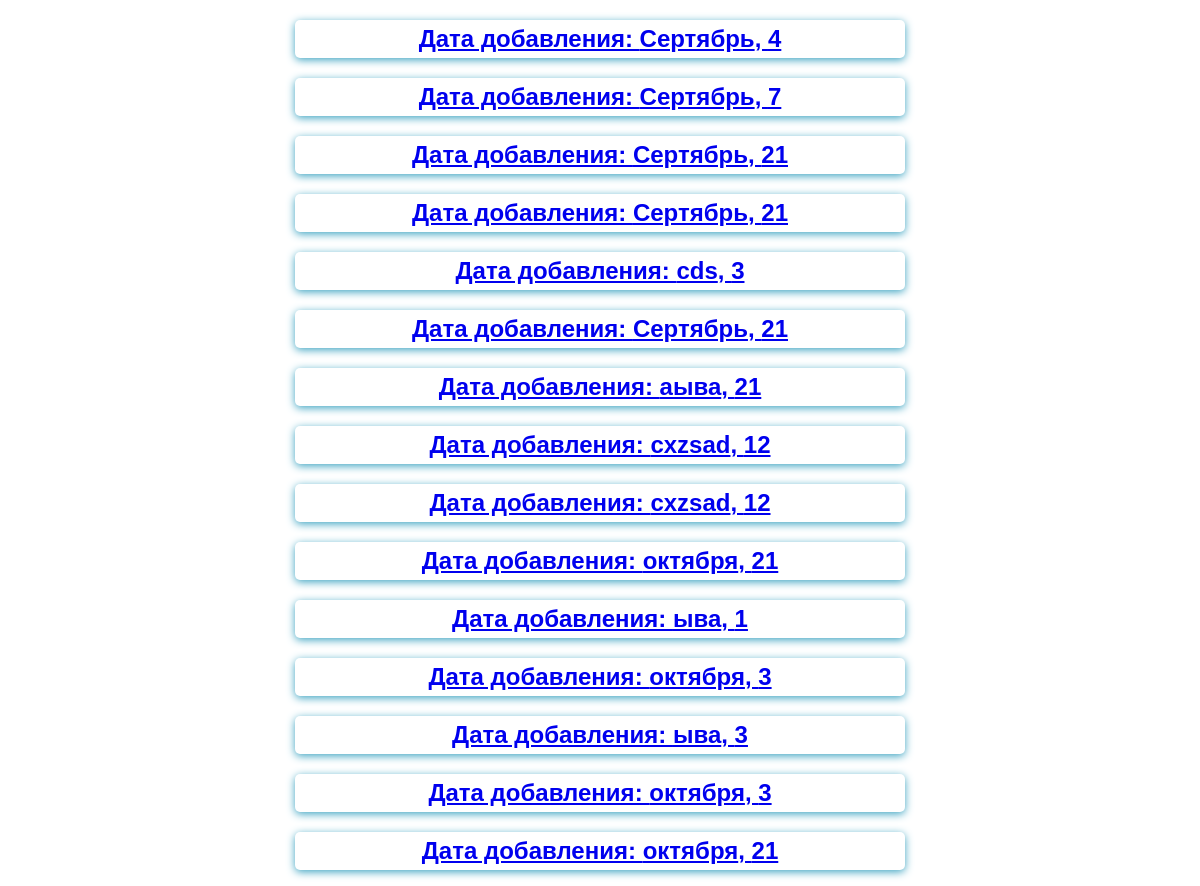
The app's page /sizes-db/, older data.
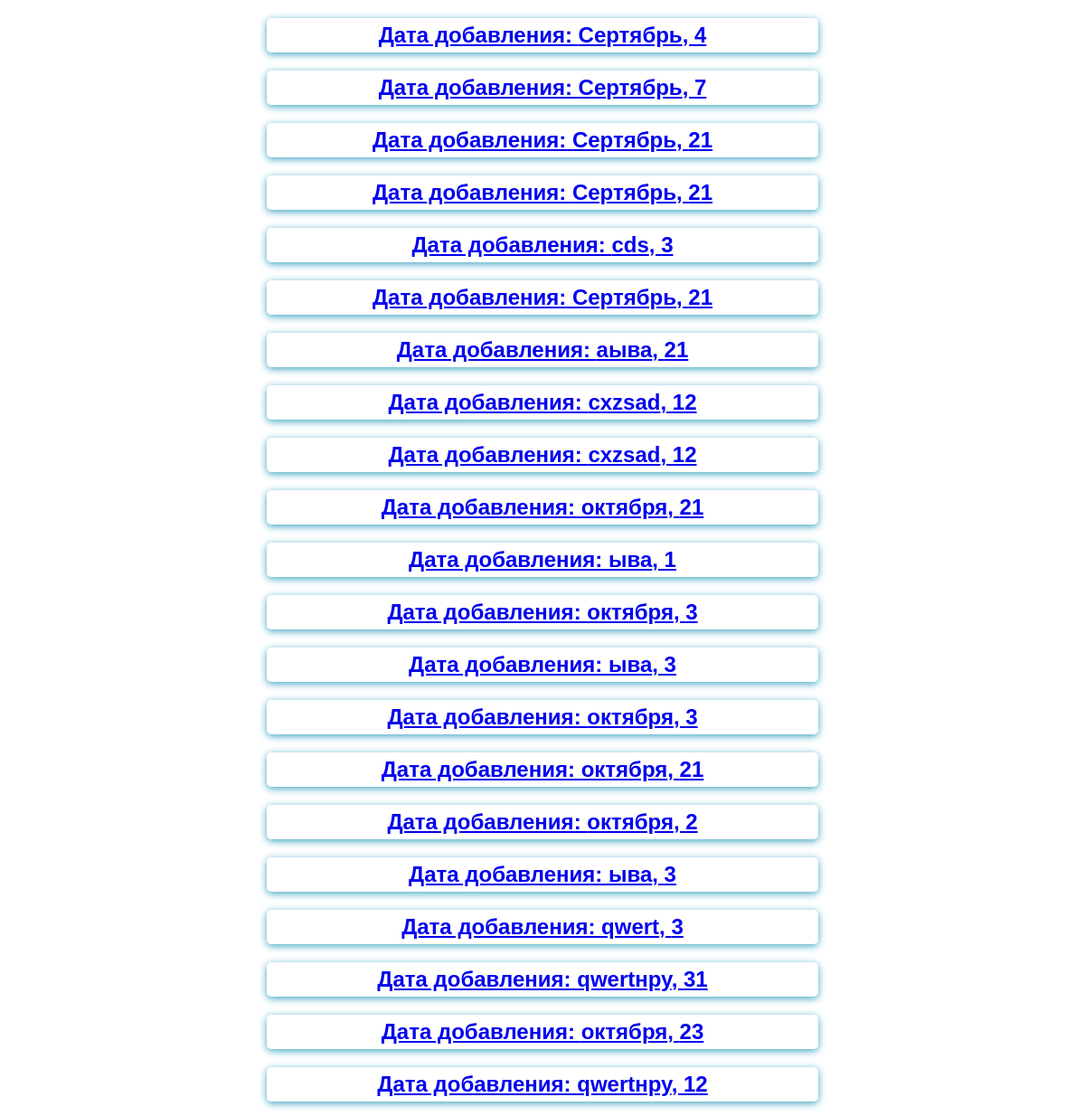
The same page, newer data.
### trainning_app/models.py (models this page shows)
class BodySize(models.Model):
    day = models.PositiveIntegerField(verbose_name='День', validators=[MinValueValidator(0),
                                       MaxValueValidator(31)])
    month = models.CharField(verbose_name='Месяц', max_length=10)
    biceps = models.PositiveIntegerField(verbose_name="Обхват бицепса", blank=True, null=True)
    breast = models.PositiveIntegerField(verbose_name="Обхват груди", blank=True, null=True)
    waist = models.PositiveIntegerField(verbose_name="Обхват талии", blank=True, null=True)
    buttocks = models.PositiveIntegerField(verbose_name="Обхват ягодиц", blank=True, null=True)
    hip = models.PositiveIntegerField(verbose_name="Обхват бедра", blank=True, null=True)

### trainning_app/views.py (the view)
# urls.py: path('sizes-db/', views.ListBodySize.as_view()),
class ListBodySize(ListView):
    template_name = 'trainning_app/list_sizes.html'
    model = BodySize
    context_object_name = 'sizes'
    def get_queryset(self):
        queryset = super().get_queryset()
        return  queryset

### trainning_app/templates/trainning_app/list_sizes.html (shortened to what this page needs)
{% extends 'trainning_app/base.html' %}
{% block content %}
    {% for size in sizes %}
        <div class="form-style {% if field.errors %} errors {% endif %}">
            <a href="{% url 'size-detail' pk=size.id %}"> <h2>Дата добавления: {{ size.month }}, {{ size.day }}</h2> </a>
        </div>
    {% endfor %}
{% endblock %}

Row changes from the older to the newer data that the page shows:
added BodySize: month "октября", day "2"
added BodySize: month "ыва", day "3"
added BodySize: month "qwert", day "3"
added BodySize: month "qwertнру", day "31"
added BodySize: month "октября", day "23"
added BodySize: month "qwertнру", day "12"
